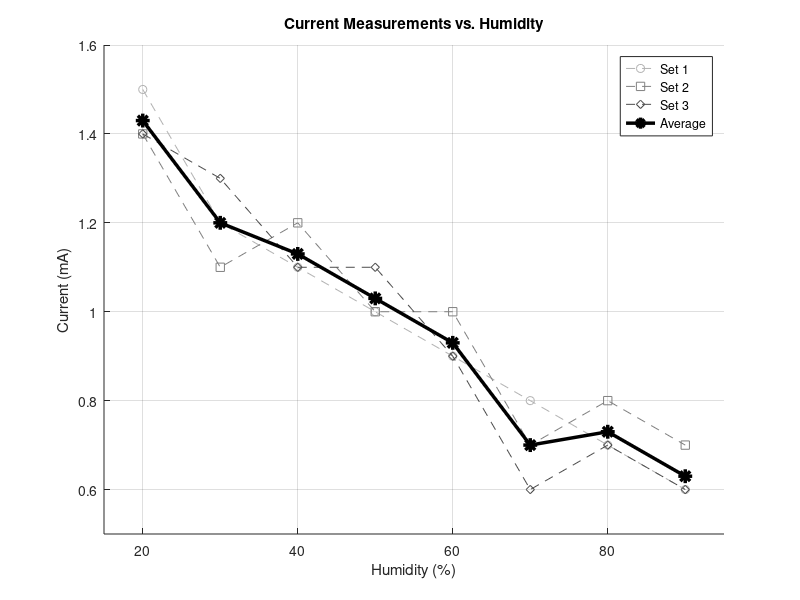

Write MATLAB code to recreate this figure.
% 1. Define the data
humidity = [20, 30, 40, 50, 60, 70, 80, 90];

% Original Measurement Sets
set1 = [1.5, 1.2, 1.1, 1.0, 0.9, 0.8, 0.7, 0.6];
set2 = [1.4, 1.1, 1.2, 1.0, 1.0, 0.7, 0.8, 0.7];
set3 = [1.4, 1.3, 1.1, 1.1, 0.9, 0.6, 0.7, 0.6];

% Calculated Average
avg_current = [1.43, 1.20, 1.13, 1.03, 0.93, 0.70, 0.73, 0.63];

% 2. Create the figure
figure;
hold on; % Allows multiple plots on the same axes

% 3. Plot individual sets (using dashed lines and smaller markers)
plot(humidity, set1, '--o', 'Color', [0.7 0.7 0.7], 'DisplayName', 'Set 1');
plot(humidity, set2, '--s', 'Color', [0.5 0.5 0.5], 'DisplayName', 'Set 2');
plot(humidity, set3, '--d', 'Color', [0.3 0.3 0.3], 'DisplayName', 'Set 3');

% 4. Plot the Average (using a thick solid line and larger markers)
plot(humidity, avg_current, '-k*', 'LineWidth', 2.5, 'MarkerSize', 10, 'DisplayName', 'Average');

% 5. Formatting the graph
xlabel('Humidity (%)');
ylabel('Current (mA)');
title('Current Measurements vs. Humidity');
legend('Location', 'northeast'); % Adds a legend to identify the lines
grid on; % Adds a background grid
axis([15 95 0.5 1.6]); % Sets the limits for X and Y axes

hold off;